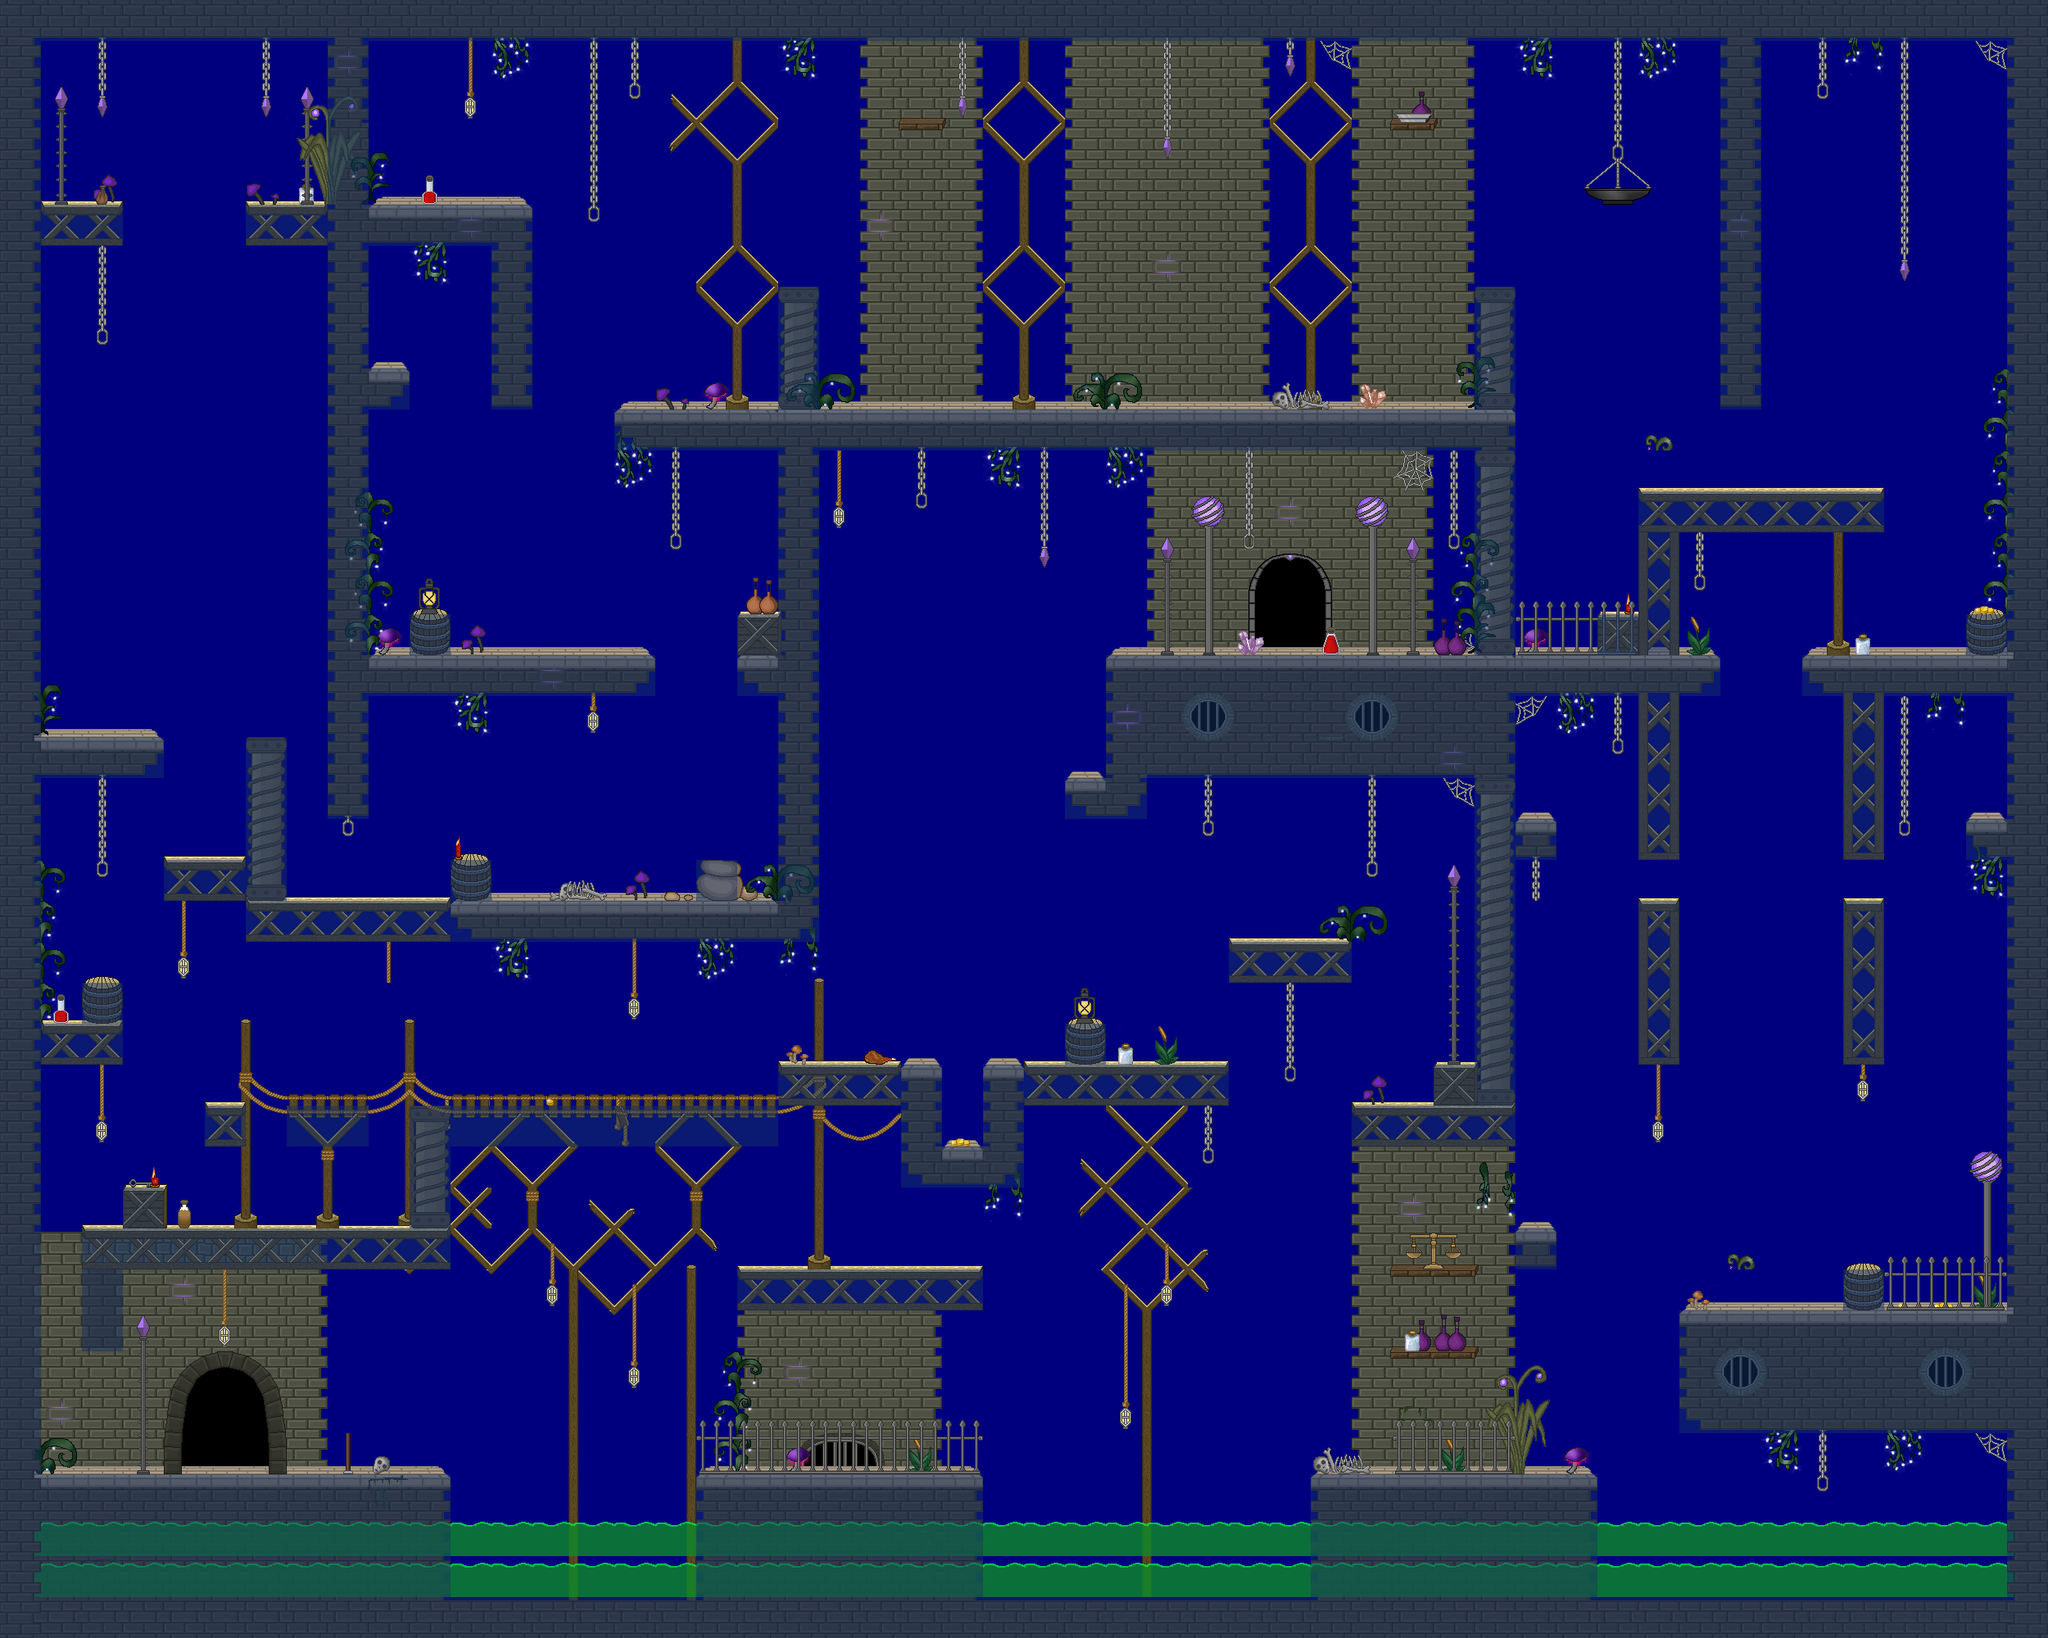

Rendered tile map (Tiled .tmx) drawn with the repository's tilesets; below, a short description and the map source with its tile grids summarised:
An orthogonal 50x40 tile map with 50x50 px tiles, 10 tile layers (BG 1, BG 2, BG 3, BG 4, ...), 4 tilesets and 151 objects.

<map version="1.2" tiledversion="1.2.5" orientation="orthogonal" renderorder="right-down" width="50" height="40" tilewidth="50" tileheight="50" infinite="0" backgroundcolor="#00007f" nextlayerid="22" nextobjectid="228">
 <properties>
  <property name="backgroundlayers" value="-1.0,res/level/forgottenpassage/layer_inf.png,3.0,res/level/forgottenpassage/layer_3.png,2.0,res/level/forgottenpassage/layer_2.png" />
  <property name="dimming" value="0.5" />
  <property name="musicpath" value="res/music/sewers.ogg" />
  <property name="tilesetpath" value="res/level/forgottenpassage/tileset_level_forgottenpassage.png" />
 </properties>
 <tileset firstgid="1" name="tileset_level_forgottenpassage" tilewidth="50" tileheight="50" spacing="2" margin="1" tilecount="529" columns="23">
  <image source="tileset_level_forgottenpassage.png" width="1200" height="1200" />
  <tile id="80">
   <properties>
    <property name="light" value="40,30,100,150,0.5" />
   </properties>
   <animation>
    <frame tileid="80" duration="100" />
    <frame tileid="103" duration="100" />
    <frame tileid="126" duration="100" />
   </animation>
  </tile>
  <tile id="81">
   <properties>
    <property name="light" value="10,25,100,150,0.6" />
   </properties>
   <animation>
    <frame tileid="81" duration="100" />
    <frame tileid="104" duration="100" />
    <frame tileid="127" duration="100" />
   </animation>
  </tile>
  <tile id="128">
   <properties>
    <property name="light" value="25,25,100,150,0.8" />
   </properties>
  </tile>
  <tile id="133">
   <properties>
    <property name="light" value="25,30,100,150,0.8" />
   </properties>
  </tile>
  <tile id="189">
   <properties>
    <property name="light" value="25,25,100,100,0.3" />
   </properties>
  </tile>
  <tile id="193">
   <properties>
    <property name="light" value="25,25,100,100,0.3" />
   </properties>
  </tile>
  <tile id="215">
   <properties>
    <property name="light" value="25,30,100,150,1.0" />
   </properties>
  </tile>
  <tile id="216">
   <properties>
    <property name="light" value="25,30,100,100,0.6" />
   </properties>
  </tile>
  <tile id="239">
   <properties>
    <property name="light" value="25,30,100,100,0.6" />
   </properties>
  </tile>
  <tile id="259">
   <properties>
    <property name="light" value="25,25,100,100,0.5" />
   </properties>
  </tile>
  <tile id="260">
   <properties>
    <property name="light" value="25,25,100,100,0.2" />
   </properties>
  </tile>
  <tile id="261">
   <properties>
    <property name="light" value="50,25,100,100,0.4" />
   </properties>
  </tile>
  <tile id="285">
   <properties>
    <property name="light" value="25,25,150,150,0.8" />
   </properties>
  </tile>
  <tile id="286">
   <properties>
    <property name="light" value="25,25,100,150,0.6" />
   </properties>
  </tile>
  <tile id="348">
   <properties>
    <property name="light" value="35,35,100,100,0.5" />
   </properties>
  </tile>
  <tile id="349">
   <properties>
    <property name="light" value="30,30,100,100,0.5" />
   </properties>
  </tile>
 </tileset>
 <tileset firstgid="530" name="tileset_level_dynamic_tiles" tilewidth="50" tileheight="50" spacing="2" margin="1" tilecount="560" columns="40">
  <image source="../../convenience/tilesets/tileset_level_dynamic_tiles.png" width="2080" height="728" />
  <tile id="3">
   <properties>
    <property name="light" value="25,30,50,70,1.0" />
   </properties>
  </tile>
 </tileset>
 <tileset firstgid="1090" name="tileset_enemies" tilewidth="50" tileheight="50" spacing="2" margin="1" tilecount="50" columns="5">
  <image source="../../convenience/tilesets/tileset_enemies.png" width="260" height="520" />
 </tileset>
 <tileset firstgid="1140" name="spritesheet_levelitems" tilewidth="50" tileheight="50" tilecount="576" columns="24">
  <image source="../../convenience/tilesets/spritesheet_levelitems.png" width="1200" height="1200" />
  <tile id="0">
   <properties>
    <property name="id" value="fo_caveberry" />
   </properties>
  </tile>
  <tile id="1">
   <properties>
    <property name="id" value="mi_goldengoblet" />
   </properties>
  </tile>
  <tile id="2">
   <properties>
    <property name="id" value="go_onecoin" />
   </properties>
  </tile>
  <tile id="3">
   <properties>
    <property name="id" value="qe_letter" />
   </properties>
  </tile>
  <tile id="4">
   <properties>
    <property name="id" value="eq_rubyring" />
   </properties>
  </tile>
  <tile id="5">
   <properties>
    <property name="id" value="fo_physalis" />
   </properties>
  </tile>
  <tile id="6">
   <properties>
    <property name="id" value="mi_candleholder" />
   </properties>
  </tile>
  <tile id="25">
   <properties>
    <property name="id" value="fo_healingherb" />
   </properties>
  </tile>
  <tile id="26">
   <properties>
    <property name="id" value="fo_glowingshroom" />
   </properties>
  </tile>
  <tile id="27">
   <properties>
    <property name="id" value="go_threecoins" />
   </properties>
  </tile>
  <tile id="28">
   <properties>
    <property name="id" value="fo_water" />
   </properties>
  </tile>
  <tile id="48">
   <properties>
    <property name="id" value="fo_cheese" />
   </properties>
  </tile>
  <tile id="49">
   <properties>
    <property name="id" value="fo_bread" />
   </properties>
  </tile>
  <tile id="50">
   <properties>
    <property name="id" value="fo_lesserhealingpotion" />
   </properties>
  </tile>
  <tile id="51">
   <properties>
    <property name="id" value="fo_rawmeat" />
   </properties>
  </tile>
  <tile id="52">
   <properties>
    <property name="id" value="we_oathbreaker" />
   </properties>
  </tile>
  <tile id="54">
   <properties>
    <property name="id" value="eq_ironring" />
   </properties>
  </tile>
  <tile id="56">
   <properties>
    <property name="id" value="co_smallpouch" />
   </properties>
  </tile>
  <tile id="59">
   <properties>
    <property name="id" value="eq_stephenhelmet" />
   </properties>
  </tile>
  <tile id="60">
   <properties>
    <property name="id" value="fo_beer" />
   </properties>
  </tile>
  <tile id="72">
   <properties>
    <property name="id" value="fo_apple" />
   </properties>
  </tile>
  <tile id="73">
   <properties>
    <property name="id" value="mi_silverplate" />
   </properties>
  </tile>
  <tile id="75">
   <properties>
    <property name="id" value="fo_roastedmeat" />
   </properties>
  </tile>
  <tile id="76">
   <properties>
    <property name="id" value="we_simplesword" />
   </properties>
  </tile>
  <tile id="96">
   <properties>
    <property name="id" value="we_inconspicuousdagger" />
   </properties>
  </tile>
  <tile id="106">
   <properties>
    <property name="id" value="ke_forgottenpassage" />
   </properties>
  </tile>
  <tile id="107">
   <properties>
    <property name="id" value="ke_syrahbasement" />
   </properties>
  </tile>
  <tile id="120">
   <properties>
    <property name="id" value="fo_mediumhealingpotion" />
   </properties>
  </tile>
  <tile id="144">
   <properties>
    <property name="id" value="eq_wizardhatice" />
   </properties>
  </tile>
  <tile id="145">
   <properties>
    <property name="id" value="eq_wizardhatfire" />
   </properties>
  </tile>
 </tileset>
 <layer id="1" name="BG 1" width="50" height="40">
  <data>[2000 cells, 892 non-empty, 57 distinct tile ids]</data>
 </layer>
 <layer id="2" name="BG 2" width="50" height="40">
  <data>[2000 cells, 393 non-empty, 96 distinct tile ids]</data>
 </layer>
 <layer id="3" name="BG 3" width="50" height="40">
  <data>[2000 cells, 234 non-empty, 75 distinct tile ids]</data>
 </layer>
 <layer id="4" name="BG 4" width="50" height="40">
  <data>[2000 cells, 64 non-empty, 31 distinct tile ids]</data>
 </layer>
 <layer id="5" name="fluid" width="50" height="40">
  <data>[2000 cells, 150 non-empty, 1 distinct tile ids]</data>
 </layer>
 <layer id="6" name="item" width="50" height="40">
  <data>[2000 cells, 29 non-empty, 13 distinct tile ids]</data>
 </layer>
 <layer id="7" name="LFG 1" width="50" height="40">
  <data>[2000 cells, 128 non-empty, 40 distinct tile ids]</data>
 </layer>
 <layer id="8" name="LFG 2" width="50" height="40">
  <data>[2000 cells, 74 non-empty, 19 distinct tile ids]</data>
 </layer>
 <layer id="9" name="FG 1" width="50" height="40">
  <data>[2000 cells, 176 non-empty, 4 distinct tile ids]</data>
 </layer>
 <layer id="10" name="collidable" width="50" height="40">
  <data>[2000 cells, 532 non-empty, 1 distinct tile ids]</data>
 </layer>
 <objectgroup id="11" name="lever 1">
  <object id="68" gid="539" x="1075" y="1725" width="50" height="50" />
  <object id="69" gid="663" x="1500" y="1750" width="50" height="50">
   <properties>
    <property name="direction" value="270" />
    <property name="distance" value="300" />
    <property name="inactive" value="" />
    <property name="size" value="3" />
    <property name="speed" value="80" />
   </properties>
  </object>
 </objectgroup>
 <objectgroup id="12" name="lever 2">
  <object id="93" gid="660" x="2150" y="850" width="50" height="50" />
  <object id="94" gid="659" x="2400" y="925" width="50" height="50" />
 </objectgroup>
 <objectgroup id="13" name="lever 3">
  <object id="95" gid="699" x="1850" y="925" width="50" height="50" />
  <object id="96" gid="660" x="2100" y="850" width="50" height="50" />
 </objectgroup>
 <objectgroup id="14" name="lever 4">
  <object id="97" gid="660" x="500" y="500" width="50" height="50" />
  <object id="98" gid="660" x="550" y="500" width="50" height="50" />
  <object id="99" gid="699" x="450" y="200" width="50" height="50" />
 </objectgroup>
 <objectgroup id="15" name="lever 5">
  <object id="100" gid="699" x="50" y="550" width="50" height="50" />
  <object id="101" gid="660" x="350" y="700" width="50" height="50" />
  <object id="102" gid="661" x="350" y="800" width="50" height="50" />
  <object id="103" gid="661" x="250" y="800" width="50" height="50" />
  <object id="104" gid="661" x="200" y="800" width="50" height="50" />
  <object id="105" gid="661" x="150" y="800" width="50" height="50" />
 </objectgroup>
 <objectgroup id="16" name="lever 6">
  <object id="106" gid="699" x="450" y="400" width="50" height="50" />
  <object id="107" gid="660" x="800" y="850" width="50" height="50" />
  <object id="108" gid="660" x="850" y="850" width="50" height="50" />
 </objectgroup>
 <objectgroup id="17" name="dynamic">
  <object id="71" gid="663" x="2100" y="1100" width="50" height="50">
   <properties>
    <property name="direction" value="180" />
    <property name="distance" value="400" />
    <property name="size" value="2" />
    <property name="speed" value="100" />
   </properties>
  </object>
  <object id="72" gid="663" x="1900" y="1500" width="50" height="50">
   <properties>
    <property name="direction" value="0" />
    <property name="distance" value="250" />
    <property name="size" value="2" />
    <property name="speed" value="80" />
   </properties>
  </object>
  <object id="73" gid="663" x="2300" y="1500" width="50" height="50">
   <properties>
    <property name="direction" value="0" />
    <property name="distance" value="250" />
    <property name="size" value="2" />
    <property name="speed" value="80" />
   </properties>
  </object>
  <object id="70" gid="550" x="850" y="1599" width="50" height="50">
   <properties>
    <property name="size" value="4" />
   </properties>
  </object>
  <object id="79" gid="550" x="50" y="1549" width="50" height="50">
   <properties>
    <property name="size" value="5" />
   </properties>
  </object>
  <object id="78" gid="542" x="200" y="200" width="50" height="50">
   <properties>
    <property name="level" value="2" />
    <property name="type" value="duration" />
   </properties>
  </object>
  <object id="75" gid="555" x="100" y="1700" width="50" height="50">
   <properties>
    <property name="collidable" value="" />
    <property name="key" value="ke_forgottenpassage" />
    <property name="strength" value="3" />
    <property name="width" value="1" />
   </properties>
  </object>
  <object id="67" gid="828" x="400" y="1775" width="50" height="50">
   <properties>
    <property name="text" value="NeedWind" />
   </properties>
  </object>
  <object id="82" gid="534" x="1700" y="1350" width="50" height="50">
   <properties>
    <property name="fo_mediumhealingpotion" value="2" />
    <property name="gold" value="10" />
   </properties>
  </object>
  <object id="109" gid="531" x="350" y="1800" width="50" height="50" />
  <object id="110" gid="531" x="350" y="1750" width="50" height="50" />
  <object id="111" gid="531" x="350" y="1650" width="50" height="50" />
  <object id="112" gid="531" x="350" y="1600" width="50" height="50" />
  <object id="113" gid="531" x="1000" y="950" width="50" height="50" />
  <object id="114" gid="531" x="1050" y="950" width="50" height="50" />
  <object id="115" gid="531" x="1100" y="950" width="50" height="50" />
  <object id="116" gid="531" x="1150" y="950" width="50" height="50" />
  <object id="117" gid="531" x="1200" y="950" width="50" height="50" />
  <object id="118" gid="577" x="1000" y="900" width="50" height="50" />
  <object id="119" gid="577" x="2250" y="1100" width="50" height="50" />
  <object id="120" gid="537" x="1200" y="900" width="50" height="50" />
  <object id="121" gid="537" x="500" y="1600" width="50" height="50" />
  <object id="122" gid="537" x="500" y="1650" width="50" height="50" />
  <object id="123" gid="537" x="500" y="1700" width="50" height="50" />
  <object id="124" gid="537" x="500" y="1750" width="50" height="50" />
  <object id="125" gid="537" x="500" y="1800" width="50" height="50" />
  <object id="126" gid="537" x="1100" y="1550" width="50" height="50" />
  <object id="127" gid="537" x="2000" y="1100" width="50" height="50" />
  <object id="128" gid="537" x="2200" y="600" width="50" height="50" />
  <object id="129" gid="538" x="850" y="1350" width="50" height="50" />
  <object id="130" gid="538" x="1350" y="800" width="50" height="50" />
  <object id="131" gid="538" x="1000" y="1800" width="50" height="50" />
  <object id="132" gid="538" x="300" y="900" width="50" height="50" />
  <object id="133" gid="538" x="950" y="350" width="50" height="50" />
  <object id="134" gid="538" x="1800" y="350" width="50" height="50" />
  <object id="135" gid="538" x="2300" y="800" width="50" height="50" />
  <object id="136" gid="538" x="2200" y="1600" width="50" height="50" />
  <object id="137" gid="553" x="1100" y="900" width="50" height="50" />
  <object id="138" gid="553" x="2125" y="800" width="50" height="50" />
  <object id="139" gid="553" x="2150" y="400" width="50" height="50" />
  <object id="140" gid="553" x="750" y="500" width="50" height="50" />
  <object id="141" gid="553" x="100" y="900" width="50" height="50" />
  <object id="142" gid="553" x="350" y="650" width="50" height="50" />
  <object id="143" gid="671" x="350" y="1000" width="50" height="50" />
  <object id="144" gid="596" x="100" y="700" width="50" height="50" />
  <object id="145" gid="596" x="200" y="600" width="50" height="50" />
  <object id="146" gid="596" x="200" y="550" width="50" height="50" />
  <object id="147" gid="596" x="200" y="500" width="50" height="50" />
  <object id="148" gid="596" x="350" y="400" width="50" height="50" />
  <object id="149" gid="596" x="1100" y="350" width="50" height="50" />
  <object id="150" gid="596" x="1000" y="150" width="50" height="50" />
  <object id="151" gid="596" x="1050" y="100" width="50" height="50" />
  <object id="152" gid="596" x="1250" y="200" width="50" height="50" />
  <object id="153" gid="596" x="1300" y="150" width="50" height="50" />
  <object id="154" gid="596" x="1450" y="200" width="50" height="50" />
  <object id="155" gid="596" x="1450" y="150" width="50" height="50" />
  <object id="156" gid="596" x="1450" y="100" width="50" height="50" />
  <object id="157" gid="596" x="1650" y="100" width="50" height="50" />
  <object id="158" gid="596" x="1700" y="300" width="50" height="50" />
  <object id="159" gid="596" x="1700" y="350" width="50" height="50" />
  <object id="160" gid="596" x="1700" y="400" width="50" height="50" />
  <object id="161" gid="596" x="1700" y="450" width="50" height="50" />
  <object id="162" gid="596" x="1900" y="500" width="50" height="50" />
  <object id="163" gid="596" x="1900" y="450" width="50" height="50" />
  <object id="164" gid="596" x="1900" y="400" width="50" height="50" />
  <object id="165" gid="596" x="1900" y="350" width="50" height="50" />
  <object id="166" gid="596" x="1900" y="300" width="50" height="50" />
  <object id="167" gid="671" x="850" y="1600" width="50" height="50" />
  <object id="168" gid="530" x="1350" y="300" width="50" height="50" />
  <object id="169" gid="530" x="2150" y="450" width="50" height="50" />
  <object id="170" gid="545" x="1550" y="1000" width="50" height="50" />
  <object id="171" gid="594" x="250" y="600" width="50" height="50" />
  <object id="172" gid="594" x="150" y="650" width="50" height="50" />
  <object id="173" gid="594" x="150" y="450" width="50" height="50" />
  <object id="174" gid="594" x="1000" y="450" width="50" height="50" />
  <object id="175" gid="594" x="1050" y="450" width="50" height="50" />
  <object id="176" gid="594" x="1050" y="250" width="50" height="50" />
  <object id="177" gid="594" x="1100" y="250" width="50" height="50" />
  <object id="178" gid="594" x="1150" y="400" width="50" height="50" />
  <object id="179" gid="594" x="1200" y="450" width="50" height="50" />
  <object id="180" gid="594" x="1250" y="450" width="50" height="50" />
  <object id="181" gid="594" x="1300" y="450" width="50" height="50" />
  <object id="182" gid="594" x="1300" y="300" width="50" height="50" />
  <object id="183" gid="594" x="1450" y="450" width="50" height="50" />
  <object id="184" gid="594" x="1550" y="300" width="50" height="50" />
  <object id="185" gid="594" x="1600" y="300" width="50" height="50" />
  <object id="186" gid="594" x="1650" y="300" width="50" height="50" />
  <object id="187" gid="596" x="1000" y="1000" width="50" height="50" />
  <object id="188" gid="596" x="1050" y="1000" width="50" height="50" />
  <object id="189" gid="596" x="1100" y="1000" width="50" height="50" />
  <object id="190" gid="596" x="1150" y="1000" width="50" height="50" />
  <object id="191" gid="671" x="50" y="1550" width="50" height="50" />
  <object id="192" gid="535" x="1200" y="500" width="50" height="50" />
  <object id="193" gid="535" x="1400" y="500" width="50" height="50" />
  <object id="194" gid="535" x="1600" y="500" width="50" height="50" />
  <object id="195" gid="535" x="1650" y="500" width="50" height="50" />
  <object id="196" gid="535" x="1750" y="500" width="50" height="50" />
  <object id="197" gid="575" x="1700" y="500" width="50" height="50" />
  <object id="198" gid="575" x="1450" y="500" width="50" height="50" />
  <object id="199" gid="575" x="1250" y="500" width="50" height="50" />
  <object id="200" gid="575" x="1150" y="500" width="50" height="50" />
  <object id="201" gid="575" x="1000" y="500" width="50" height="50" />
  <object id="202" gid="615" x="1050" y="500" width="50" height="50" />
  <object id="203" gid="615" x="1100" y="500" width="50" height="50" />
  </objectgroup>
 <objectgroup id="18" name="trigger">
  <!-- 1 objects omitted --></objectgroup>
 <objectgroup id="19" name="trigger 2">
  <properties>
   <property name="conditions" value="boss,BossJanus" />
  </properties>
  <!-- 1 objects omitted --></objectgroup>
 <objectgroup id="20" name="trigger 3">
  <properties>
   <property name="not conditions" value="boss,BossJanus" />
  </properties>
  <!-- 1 objects omitted --></objectgroup>
 <objectgroup id="21" name="enemy">
  <!-- 6 objects omitted --></objectgroup>
</map>
<!-- 29 of 151 objects omitted -->
